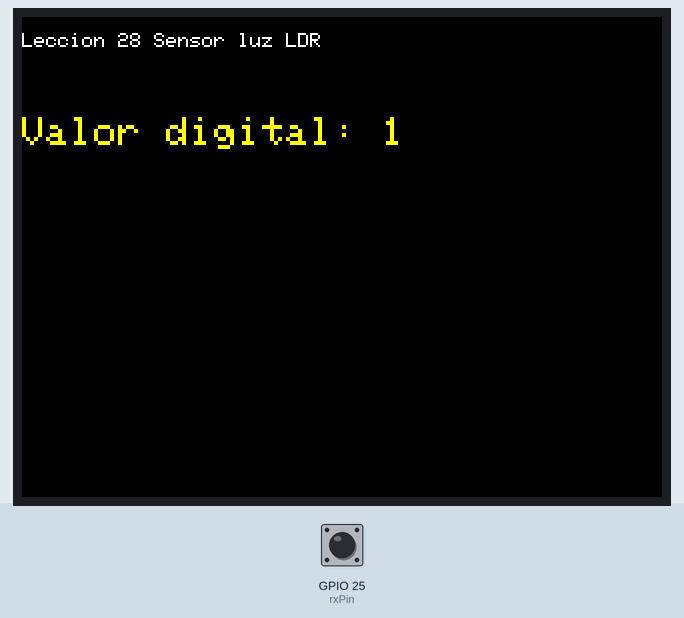
Recording of a sketch running on a simulated ESP32. Shown: 320×240 colour display. The test bench sets the inputs (shaded band); at power-on: GPIO 25 (rxPin) HIGH. What the sketch prints to the serial monitor is not drawn.

Above: at 1.4 s.
1.5 s: GPIO 25 (rxPin) pulled LOW for 0.3 s
Timing chart, 0 to 4.5 s (numbered marks = the images above; inputs shaded):
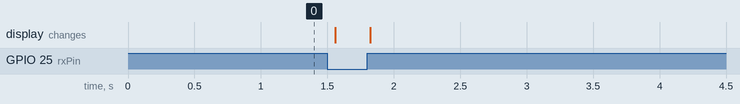

The sketch:

Leccion_28_Sensor_luz_LDR.ino
```cpp
// Placa "ESP32 Dev Module"

#define titleccion "Leccion 28 Sensor luz LDR"

#include <TFT_eSPI.h> // Hardware-specific library

#define rxPin 25

TFT_eSPI tft = TFT_eSPI();       // Invoke custom library

void setup(void) {
  Serial.begin(115200);
  Serial.println("");
  Serial.println(titleccion);

  pinMode(rxPin, INPUT_PULLUP);

    // Pantalla TFT
  tft.init();
  tft.setRotation(3);
  tft.fillScreen(TFT_BLACK);
  tft.setTextColor(TFT_WHITE);
  tft.setCursor(0, 0);
  tft.setTextSize(1);
  tft.println();
  tft.println(titleccion);
  tft.setTextSize(2);
  tft.setTextColor(TFT_YELLOW);
}

void loop(void)
{
  int valor = digitalRead(rxPin);
  tft.fillRect(0,50,300,40,TFT_BLACK);
  tft.setCursor(0,50);
  tft.print("Valor digital: "); tft.println(valor);
  Serial.print("Valor digital: "); Serial.println(valor);
  delay(250);
}
```
